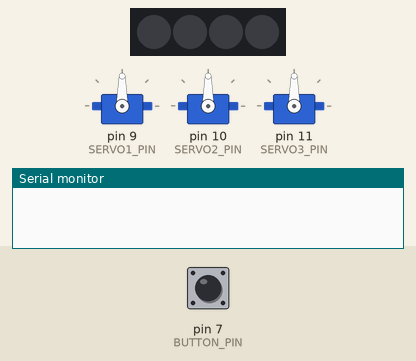
The sketch below on a simulated Arduino Uno, built with avr-gcc and run on an emulated ATmega328P. Shown: 3 × servo, 4 RGB LEDs in strip order, left to right, the last lines printed to the serial monitor. Inputs (shaded band) come from the test bench; at power-on: pin 7 (BUTTON_PIN) HIGH.

Above: at 1.2 s.
1.3 s: pin 7 (BUTTON_PIN) pulled LOW for 0.15 s
At 1.6 s:
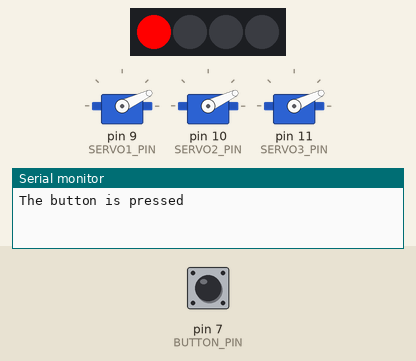
2.9 s: pin 7 (BUTTON_PIN) pulled LOW for 1 s
At 4.1 s:
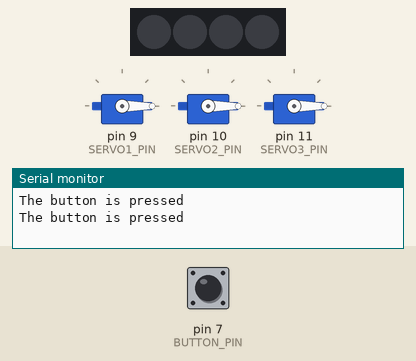
5.4 s: pin 7 (BUTTON_PIN) pulled LOW for 3.2 s
At 6.0 s:
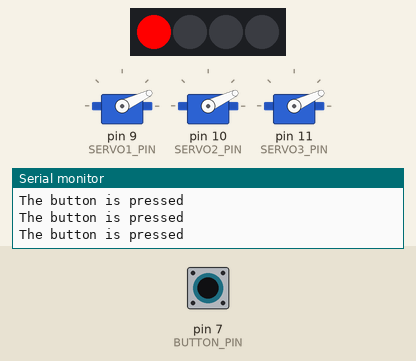
Timing chart, 0 to 8.4 s (numbered marks = the images above; inputs shaded):
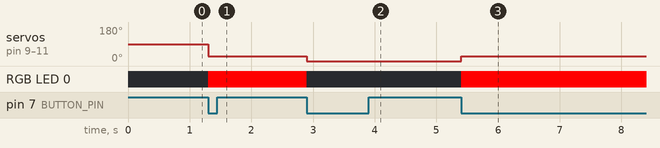

The sketch:

Button_Control_Servor_and_LED_Strip.ino
```cpp
#include <Servo.h>
#include <FastLED.h>

#define NUM_LEDS 4 // input pin Neopixel is attached to

#define DATA_PIN 2 // number of neopixels in strip

CRGB leds[NUM_LEDS]; // Create array

// constants won't change
const int BUTTON_PIN = 7; // Arduino pin connected to button's pin
const int SERVO1_PIN = 9; // Arduino pin connected to servo1's pin
const int SERVO2_PIN = 10; // Arduino pin connected to servo2's pin
const int SERVO3_PIN = 11; // Arduino pin connected to servo3's pin

Servo servo1; // create servo object to control servo1
Servo servo2; // create servo object to control servo2
Servo servo3; // create servo object to control servo3

// variables will change:
int angle = 0;          // the current angle of servo motor
int lastButtonState;    // the previous state of button
int currentButtonState; // the current state of button

void setup() {
  Serial.begin(9600);                // initialize serial
  pinMode(BUTTON_PIN, INPUT_PULLUP); // set arduino pin to input pull-up mode

  //servo.attach(pin, min pulse width, max pulse width)  pulse width in microseconds
  servo1.attach(SERVO1_PIN, 500, 2500);           // attaches servo variable to pin 9
  servo2.attach(SERVO2_PIN, 500, 2500);           // attaches servo variable to pin 10
  servo3.attach(SERVO3_PIN, 500, 2500);           // attaches servo variable to pin 11

  currentButtonState = digitalRead(BUTTON_PIN);
  // Initialize the FastLED library.
  FastLED.addLeds<NEOPIXEL, DATA_PIN>(leds, NUM_LEDS);
}

void loop() {
  lastButtonState    = currentButtonState;      // save the last state
  currentButtonState = digitalRead(BUTTON_PIN); // read new state

  //servo1.write(angle);
  //servo2.write(angle);
  //servo3.write(angle);

  if(lastButtonState == HIGH && currentButtonState == LOW) {
    Serial.println("The button is pressed");

    // change angle of servo motor
    if(angle == 0) {
      angle = 25;

      // control servo motor arccoding to the angle
      servo1.write(angle);
      servo2.write(angle);
      servo3.write(angle);

      // Turn the first led red
      leds[0] = CRGB::Red;
      // This sends the updated pixel color to the hardware.
      FastLED.show();
    }

    else if(angle == 25) {
      angle = 0;

      // control servo motor according to the angle
      servo1.write(angle);
      servo2.write(angle);
      servo3.write(angle);

      // Turn the first led white
      FastLED.clear();
      // This sends the updated pixel color to the hardware.
      FastLED.show();
  }
  }
}
```

Measured:
- after the input at 1.3 s, servo on pin 9 (SERVO1_PIN), servo on pin 10 (SERVO2_PIN), servo on pin 11 (SERVO3_PIN): 90° → 25° at once; RGB LED 0: off → RGB(255, 0, 0) at once
- after the input at 2.9 s, servo on pin 9 (SERVO1_PIN), servo on pin 10 (SERVO2_PIN), servo on pin 11 (SERVO3_PIN): 25° → 0° at once; RGB LED 0: RGB(255, 0, 0) → off at once
- after the input at 5.4 s, servo on pin 9 (SERVO1_PIN), servo on pin 10 (SERVO2_PIN), servo on pin 11 (SERVO3_PIN): 0° → 25° at once; RGB LED 0: off → RGB(255, 0, 0) at once
